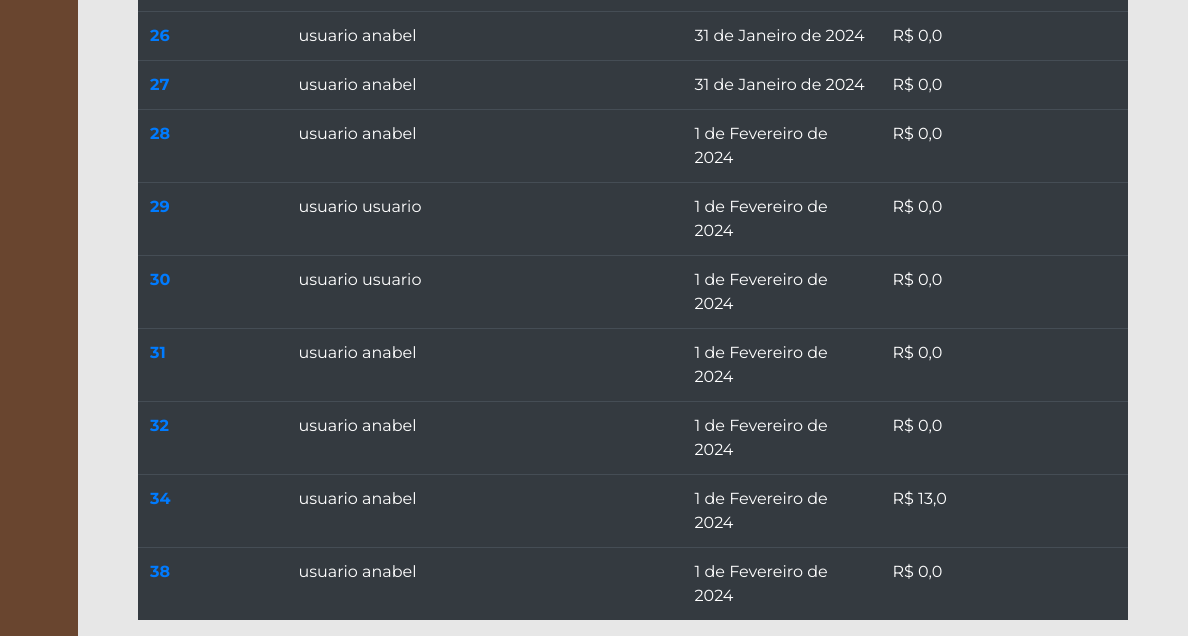
Page /gerenciamento/listaPedidos/ (lower part) on the earlier database version.
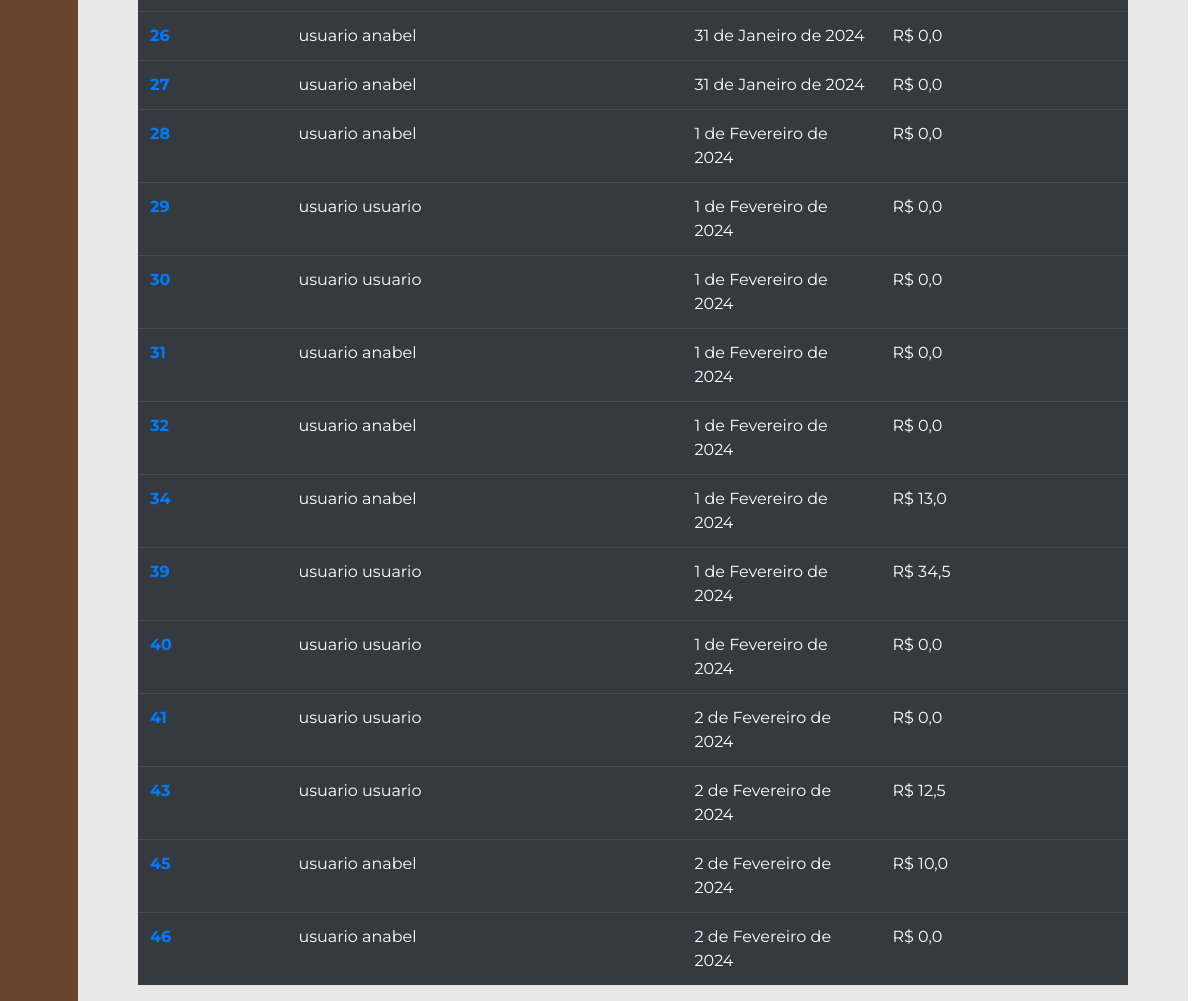
Same page on the later database version.
### gerenciamento/models.py (models this page shows, shortened)
class Pedido(models.Model):
    id_pedido = models.AutoField(primary_key=True)
    id_transacao = models.CharField(max_length=255, null=True)
    cliente = models.ForeignKey(usuarios_models.Usuario, on_delete=models.SET_NULL, null=True, blank=True)
    data = models.DateField(auto_now_add=True)
    valor_final = models.FloatField(default=0.0)
    produtos = models.ManyToManyField(Produto, through='PedidoProduto')
    completo = models.BooleanField(default=False, null=True, blank=False)

### usuarios/models.py (models this page shows, shortened)
class Usuario (AbstractUser):
    telefone = models.CharField(max_length=20)
    cpf = models.CharField(max_length=11, primary_key=True, unique=True)
    endereco = models.CharField(max_length=255)
    permissao = models.BooleanField(default=False)
    groups = models.ManyToManyField('auth.Group', related_name='usuarios', blank=True)
    user_permissions = models.ManyToManyField('auth.Permission', related_name='usuarios', blank=True)
    REQUIRED_FIELDS = ['email']

### gerenciamento/views.py (the view)
# urls.py: path('listaPedidos/', views.lista_pedidos, name='listaPedidos'),
def lista_pedidos(request):
    pedidos_list = Pedido.objects.all()
    return render(request, 'listarPedidos.html', {'pedidos': pedidos_list})

### gerenciamento/templates/listarPedidos.html (shortened to what this page needs)
{% extends "gerente.html" %}
{% load static %}
{% block 'head' %}
    <link rel="stylesheet" href="{% static 'usuarios/css/telaprincipal.css' %}">
    <link rel="stylesheet" href="{% static 'gerenciamento/css/gerenciamento.css' %}">
{% endblock %}
{% block 'dashboard' %}
<body>
    <br>
    <br>
    <h3 class="titulo">Pedidos cadastrados no sistema:</h2>
    <br>
    <div class="container-fluid distanciamento">
        <table class="table table-dark">
            <tbody>
                {% for pedido in pedidos %}
                    <tr>
                        <th><a href="{% url 'notaPedido' pedido.id_pedido %}">{{pedido.id_pedido}}</a></th>
                        <td>{{ pedido.cliente.first_name }} {{ pedido.cliente.last_name }}</td>
                        <td>{{ pedido.data }}</td>
                        <td>R$ {{ pedido.valor_final }}</td>
                        <td>{{ pedido.status }}</td>
                    </tr>
                {% endfor %}
            </tbody>
        </table>
    </div>
</body>
{% endblock %}

Differences in the rows shown:
removed Pedido: id_pedido "38", cliente.first_name "usuario", cliente.last_name "anabel", data "1 de Fevereiro de 2024", valor_final "0,0"
added Pedido: id_pedido "39", cliente.first_name "usuario", cliente.last_name "usuario", data "1 de Fevereiro de 2024", valor_final "34,5"
added Pedido: id_pedido "40", cliente.first_name "usuario", cliente.last_name "usuario", data "1 de Fevereiro de 2024", valor_final "0,0"
added Pedido: id_pedido "41", cliente.first_name "usuario", cliente.last_name "usuario", data "2 de Fevereiro de 2024", valor_final "0,0"
added Pedido: id_pedido "43", cliente.first_name "usuario", cliente.last_name "usuario", data "2 de Fevereiro de 2024", valor_final "12,5"
added Pedido: id_pedido "45", cliente.first_name "usuario", cliente.last_name "anabel", data "2 de Fevereiro de 2024", valor_final "10,0"
added Pedido: id_pedido "46", cliente.first_name "usuario", cliente.last_name "anabel", data "2 de Fevereiro de 2024", valor_final "0,0"
